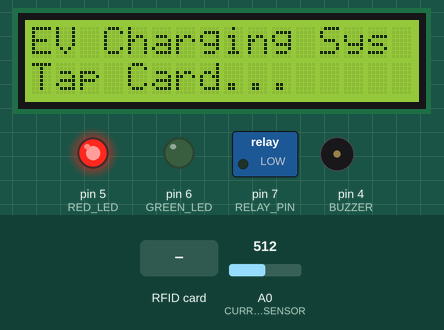
This sketch was run on a simulated Arduino Uno, built with avr-gcc and run on an emulated ATmega328P. Shown: 16×2 character LCD, switched loads named in the sketch (green lamp = pin HIGH), output pins drawn as LEDs (lit = HIGH), buzzer (waves = sounding, pin HIGH). The inputs (shaded band) are chosen by the test bench; at power-on: A0 (CURRENT_SENSOR) = 512. Pins used as bus, display or sensor lines are not drawn.

Above: at 1.3 s.
1.4 s: RFID card A1 B2 C3 D4 held to the reader
At 2.5 s:
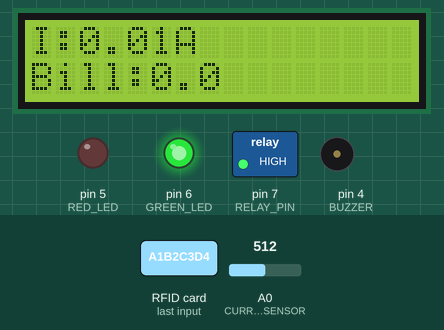
3.2 s: RFID card 5E 7A 19 C4 held to the reader
At 5.5 s:
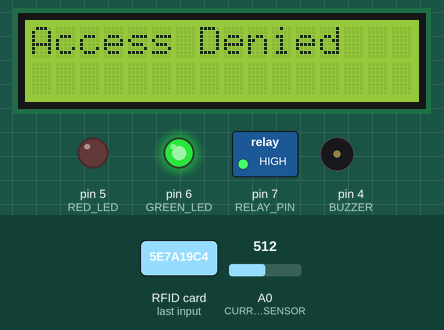
5.8 s: RFID card A1 B2 C3 D4 held to the reader
At 8.1 s:
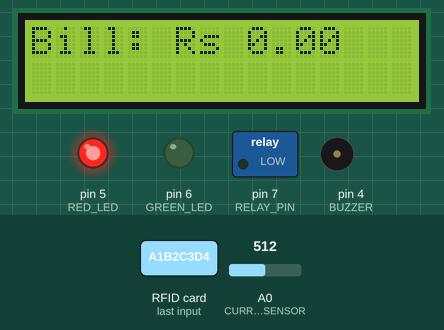
8.7 s: RFID card 11 22 33 44 held to the reader
At 10.51 s:
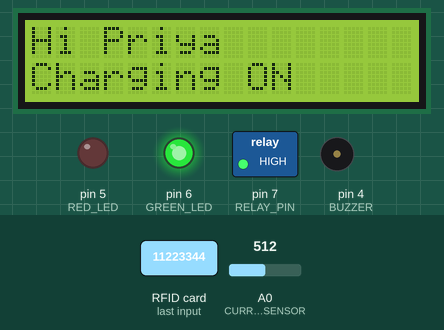
11.7 s: A0 (CURRENT_SENSOR) set to 716
At 13.4 s:
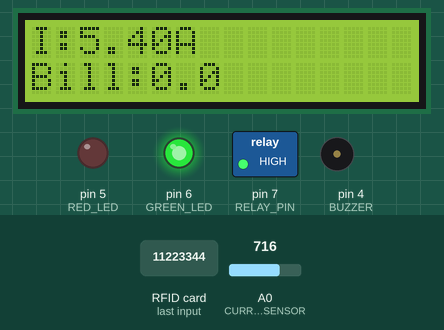
14.3 s: A0 (CURRENT_SENSOR) set to 900
At 16.2 s:
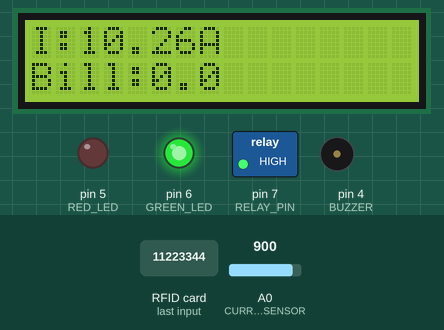
Timing chart, 0 to 17.5 s (numbered marks = the images above; inputs shaded):
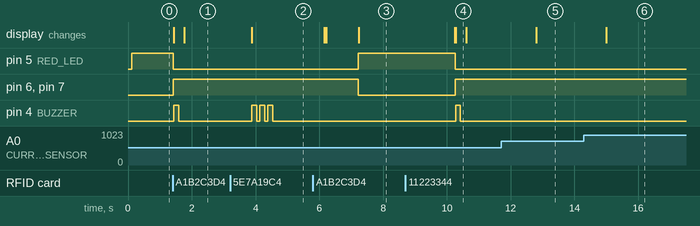

The sketch:

EV_Charging_System.ino
```cpp
/*
=====================================================
 Fully Automated EV Charging Station
 RFID Based Billing System
=====================================================
 Platform   : Arduino UNO
 RFID       : RC522
 Sensor     : ACS712
 Display    : 16x2 LCD I2C
=====================================================
*/

#include <SPI.h>
#include <MFRC522.h>
#include <Wire.h>
#include <LiquidCrystal_I2C.h>

// ---------------- PIN CONFIG ----------------
#define SS_PIN 10
#define RST_PIN 9
#define RELAY_PIN 7
#define GREEN_LED 6
#define RED_LED 5
#define BUZZER 4
#define CURRENT_SENSOR A0

// ---------------- OBJECTS ----------------
LiquidCrystal_I2C lcd(0x27, 16, 2);
MFRC522 rfid(SS_PIN, RST_PIN);

// ---------------- USERS ----------------
byte registeredUID[][4] = {
  {0xA1, 0xB2, 0xC3, 0xD4},
  {0x11, 0x22, 0x33, 0x44}
};

String userNames[] = {"Rahul", "Priya"};
int totalUsers = 2;

// ---------------- BILLING ----------------
float ratePerUnit = 8.0;
float supplyVoltage = 230.0;

// ---------------- VARIABLES ----------------
bool chargingActive = false;
float totalEnergy = 0;
float totalBill = 0;
unsigned long sessionStart = 0;
int currentUser = -1;

// ---------------- SETUP ----------------
void setup() {
  Serial.begin(9600);
  SPI.begin();
  rfid.PCD_Init();

  lcd.init();
  lcd.backlight();

  pinMode(RELAY_PIN, OUTPUT);
  pinMode(GREEN_LED, OUTPUT);
  pinMode(RED_LED, OUTPUT);
  pinMode(BUZZER, OUTPUT);

  digitalWrite(RELAY_PIN, LOW);
  digitalWrite(RED_LED, HIGH);

  lcd.setCursor(0, 0);
  lcd.print("EV Charging Sys");
  lcd.setCursor(0, 1);
  lcd.print("Tap Card...");
}

// ---------------- LOOP ----------------
void loop() {

  if (chargingActive) updateDisplay();

  if (!rfid.PICC_IsNewCardPresent() || !rfid.PICC_ReadCardSerial())
    return;

  int userIndex = checkUID();

  if (userIndex >= 0) {
    if (!chargingActive) startCharging(userIndex);
    else if (userIndex == currentUser) stopCharging();
  } else {
    accessDenied();
  }

  rfid.PICC_HaltA();
}

// ---------------- UID CHECK ----------------
int checkUID() {
  for (int i = 0; i < totalUsers; i++) {
    bool match = true;
    for (int j = 0; j < 4; j++) {
      if (rfid.uid.uidByte[j] != registeredUID[i][j]) {
        match = false;
        break;
      }
    }
    if (match) return i;
  }
  return -1;
}

// ---------------- START ----------------
void startCharging(int user) {
  currentUser = user;
  chargingActive = true;
  sessionStart = millis();

  digitalWrite(RELAY_PIN, HIGH);
  digitalWrite(GREEN_LED, HIGH);
  digitalWrite(RED_LED, LOW);

  lcd.clear();
  lcd.print("Hi ");
  lcd.print(userNames[user]);
  lcd.setCursor(0, 1);
  lcd.print("Charging ON");

  beep(1);
}

// ---------------- STOP ----------------
void stopCharging() {
  chargingActive = false;

  digitalWrite(RELAY_PIN, LOW);
  digitalWrite(GREEN_LED, LOW);
  digitalWrite(RED_LED, HIGH);

  lcd.clear();
  lcd.print("Bill: Rs ");
  lcd.print(totalBill);

  delay(3000);

  currentUser = -1;
  lcd.clear();
  lcd.print("Tap Card...");
}

// ---------------- DISPLAY ----------------
void updateDisplay() {
  float current = readCurrent();
  float power = supplyVoltage * current;

  float hours = (millis() - sessionStart) / 3600000.0;

  totalEnergy = (power * hours) / 1000.0;
  totalBill = totalEnergy * ratePerUnit;

  lcd.clear();
  lcd.print("I:");
  lcd.print(current, 2);
  lcd.print("A");

  lcd.setCursor(0, 1);
  lcd.print("Bill:");
  lcd.print(totalBill, 1);

  delay(1000);
}

// ---------------- CURRENT ----------------
float readCurrent() {
  float sum = 0;
  for (int i = 0; i < 50; i++) {
    sum += analogRead(CURRENT_SENSOR);
    delay(1);
  }

  float voltage = (sum / 50.0) * (5.0 / 1023.0);
  float current = (voltage - 2.5) / 0.185;

  if (current < 0) current = 0;
  return current;
}

// ---------------- ACCESS DENIED ----------------
void accessDenied() {
  lcd.clear();
  lcd.print("Access Denied");

  beep(3);
  delay(1500);

  lcd.clear();
  lcd.print("Tap Card...");
}

// ---------------- BEEP ----------------
void beep(int times) {
  for (int i = 0; i < times; i++) {
    digitalWrite(BUZZER, HIGH);
    delay(150);
    digitalWrite(BUZZER, LOW);
    delay(100);
  }
}
```

Measured:
- after the input at 1.4 s, pin 5 (RED_LED): HIGH → LOW at once; pin 6 (GREEN_LED), pin 7 (RELAY_PIN): LOW → HIGH at once; pin 4 (BUZZER): LOW → HIGH at once, → LOW 0.15 s later; the display: first changes at once (image 1 shows a later state)
- after the input at 3.2 s, pin 4 (BUZZER): alternates HIGH for 0.15 s and LOW for 0.10 s, 6 changes in all, then stays LOW, starting after 0.68 s; the display: changes after 0.68 s (image 2)
- after the input at 5.8 s, pin 5 (RED_LED): LOW → HIGH after 1.4 s; pin 6 (GREEN_LED), pin 7 (RELAY_PIN): HIGH → LOW after 1.4 s; the display: first differs from a run without the input after 1.4 s (image 3)
- after the input at 8.7 s, pin 5 (RED_LED): HIGH → LOW after 1.6 s; pin 6 (GREEN_LED), pin 7 (RELAY_PIN): LOW → HIGH after 1.6 s; pin 4 (BUZZER): LOW → HIGH after 1.6 s, → LOW 0.15 s later; the display: first differs from a run without the input after 1.6 s (image 4)
- after the input at 11.7 s, the display: changes after 1.1 s (image 5)
- after the input at 14.3 s, the display: changes after 0.70 s (image 6)
